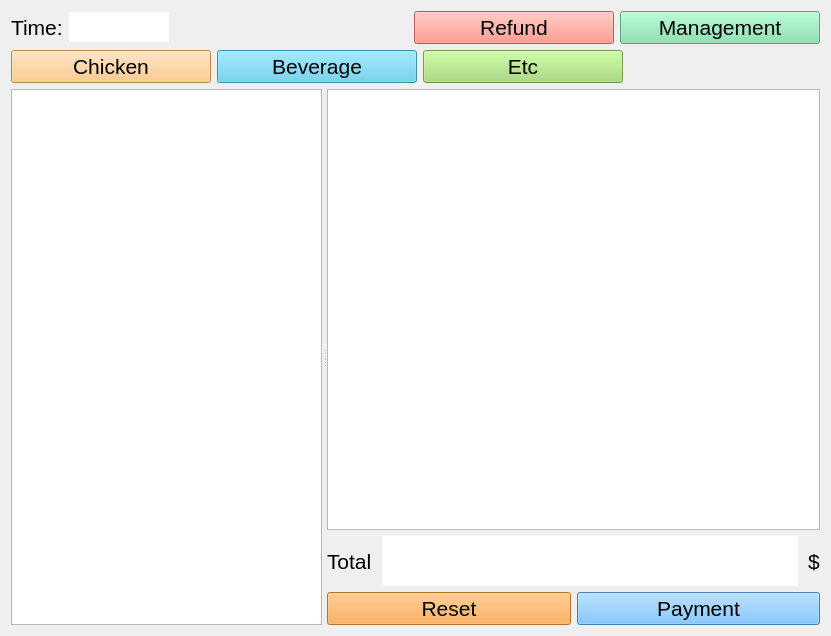
<?xml version="1.0" encoding="UTF-8"?>
<ui version="4.0">
 <class>Form</class>
 <widget class="QWidget" name="Form">
  <property name="geometry">
   <rect>
    <x>0</x>
    <y>0</y>
    <width>831</width>
    <height>636</height>
   </rect>
  </property>
  <property name="font">
   <font>
    <pointsize>10</pointsize>
   </font>
  </property>
  <property name="windowTitle">
   <string>Form</string>
  </property>
  <layout class="QVBoxLayout" name="verticalLayout_2" stretch="0,0,1">
   <item>
    <layout class="QHBoxLayout" name="horizontalLayout">
     <item>
      <widget class="QLabel" name="lblTime">
       <property name="font">
        <font>
         <pointsize>16</pointsize>
        </font>
       </property>
       <property name="text">
        <string>Time:</string>
       </property>
      </widget>
     </item>
     <item>
      <widget class="QTextEdit" name="timeBox">
       <property name="sizePolicy">
        <sizepolicy hsizetype="Fixed" vsizetype="Fixed">
         <horstretch>0</horstretch>
         <verstretch>0</verstretch>
        </sizepolicy>
       </property>
       <property name="maximumSize">
        <size>
         <width>100</width>
         <height>30</height>
        </size>
       </property>
       <property name="font">
        <font>
         <pointsize>16</pointsize>
        </font>
       </property>
       <property name="focusPolicy">
        <enum>Qt::NoFocus</enum>
       </property>
       <property name="frameShape">
        <enum>QFrame::NoFrame</enum>
       </property>
       <property name="verticalScrollBarPolicy">
        <enum>Qt::ScrollBarAlwaysOff</enum>
       </property>
       <property name="horizontalScrollBarPolicy">
        <enum>Qt::ScrollBarAlwaysOff</enum>
       </property>
       <property name="readOnly">
        <bool>true</bool>
       </property>
      </widget>
     </item>
     <item>
      <spacer name="horizontalSpacer">
       <property name="orientation">
        <enum>Qt::Horizontal</enum>
       </property>
       <property name="sizeHint" stdset="0">
        <size>
         <width>40</width>
         <height>20</height>
        </size>
       </property>
      </spacer>
     </item>
     <item>
      <widget class="QPushButton" name="refundBtn">
       <property name="minimumSize">
        <size>
         <width>200</width>
         <height>0</height>
        </size>
       </property>
       <property name="font">
        <font>
         <pointsize>16</pointsize>
        </font>
       </property>
       <property name="styleSheet">
        <string notr="true">background-color: rgb(255, 129, 112);</string>
       </property>
       <property name="text">
        <string>Refund</string>
       </property>
      </widget>
     </item>
     <item>
      <widget class="QPushButton" name="admBtn">
       <property name="minimumSize">
        <size>
         <width>200</width>
         <height>0</height>
        </size>
       </property>
       <property name="maximumSize">
        <size>
         <width>16777215</width>
         <height>16777215</height>
        </size>
       </property>
       <property name="font">
        <font>
         <pointsize>16</pointsize>
        </font>
       </property>
       <property name="styleSheet">
        <string notr="true">background-color: rgb(126, 224, 170);</string>
       </property>
       <property name="text">
        <string>Management</string>
       </property>
      </widget>
     </item>
    </layout>
   </item>
   <item>
    <layout class="QHBoxLayout" name="horizontalLayout_2">
     <item>
      <widget class="QPushButton" name="sortByChickenBtn">
       <property name="minimumSize">
        <size>
         <width>200</width>
         <height>0</height>
        </size>
       </property>
       <property name="font">
        <font>
         <pointsize>16</pointsize>
        </font>
       </property>
       <property name="styleSheet">
        <string notr="true">background-color: rgb(252, 190, 113);</string>
       </property>
       <property name="text">
        <string>Chicken</string>
       </property>
      </widget>
     </item>
     <item>
      <widget class="QPushButton" name="sortByDrinkBtn">
       <property name="minimumSize">
        <size>
         <width>200</width>
         <height>0</height>
        </size>
       </property>
       <property name="font">
        <font>
         <pointsize>16</pointsize>
        </font>
       </property>
       <property name="styleSheet">
        <string notr="true">background-color: rgb(85, 201, 234);</string>
       </property>
       <property name="text">
        <string>Beverage</string>
       </property>
      </widget>
     </item>
     <item>
      <widget class="QPushButton" name="sortByOtherBtn">
       <property name="minimumSize">
        <size>
         <width>200</width>
         <height>0</height>
        </size>
       </property>
       <property name="font">
        <font>
         <pointsize>16</pointsize>
        </font>
       </property>
       <property name="styleSheet">
        <string notr="true">background-color: rgb(159, 217, 111);</string>
       </property>
       <property name="text">
        <string>Etc</string>
       </property>
      </widget>
     </item>
     <item>
      <spacer name="horizontalSpacer_2">
       <property name="orientation">
        <enum>Qt::Horizontal</enum>
       </property>
       <property name="sizeHint" stdset="0">
        <size>
         <width>40</width>
         <height>20</height>
        </size>
       </property>
      </spacer>
     </item>
    </layout>
   </item>
   <item>
    <widget class="QSplitter" name="splitter">
     <property name="orientation">
      <enum>Qt::Horizontal</enum>
     </property>
     <property name="handleWidth">
      <number>5</number>
     </property>
     <widget class="QListView" name="productList">
      <property name="editTriggers">
       <set>QAbstractItemView::NoEditTriggers</set>
      </property>
     </widget>
     <widget class="QWidget" name="verticalLayoutWidget">
      <layout class="QVBoxLayout" name="verticalLayout" stretch="1,0,0">
       <item>
        <widget class="QTableView" name="orderList">
         <property name="minimumSize">
          <size>
           <width>0</width>
           <height>350</height>
          </size>
         </property>
         <property name="editTriggers">
          <set>QAbstractItemView::NoEditTriggers</set>
         </property>
         <attribute name="verticalHeaderVisible">
          <bool>false</bool>
         </attribute>
        </widget>
       </item>
       <item>
        <layout class="QHBoxLayout" name="horizontalLayout_4">
         <property name="spacing">
          <number>10</number>
         </property>
         <property name="sizeConstraint">
          <enum>QLayout::SetDefaultConstraint</enum>
         </property>
         <property name="topMargin">
          <number>0</number>
         </property>
         <item>
          <widget class="QLabel" name="lblTotal">
           <property name="font">
            <font>
             <pointsize>16</pointsize>
            </font>
           </property>
           <property name="text">
            <string>Total</string>
           </property>
          </widget>
         </item>
         <item>
          <widget class="QTextEdit" name="totalPriceBox">
           <property name="minimumSize">
            <size>
             <width>0</width>
             <height>0</height>
            </size>
           </property>
           <property name="maximumSize">
            <size>
             <width>16777215</width>
             <height>50</height>
            </size>
           </property>
           <property name="font">
            <font>
             <pointsize>24</pointsize>
            </font>
           </property>
           <property name="inputMethodHints">
            <set>Qt::ImhNone</set>
           </property>
           <property name="frameShape">
            <enum>QFrame::NoFrame</enum>
           </property>
           <property name="verticalScrollBarPolicy">
            <enum>Qt::ScrollBarAlwaysOff</enum>
           </property>
           <property name="horizontalScrollBarPolicy">
            <enum>Qt::ScrollBarAlwaysOff</enum>
           </property>
           <property name="readOnly">
            <bool>true</bool>
           </property>
          </widget>
         </item>
         <item>
          <widget class="QLabel" name="label_2">
           <property name="font">
            <font>
             <pointsize>16</pointsize>
            </font>
           </property>
           <property name="text">
            <string>$</string>
           </property>
          </widget>
         </item>
        </layout>
       </item>
       <item>
        <layout class="QHBoxLayout" name="horizontalLayout_3">
         <property name="topMargin">
          <number>0</number>
         </property>
         <item>
          <widget class="QPushButton" name="resetBtn">
           <property name="minimumSize">
            <size>
             <width>200</width>
             <height>0</height>
            </size>
           </property>
           <property name="font">
            <font>
             <pointsize>16</pointsize>
            </font>
           </property>
           <property name="styleSheet">
            <string notr="true">background-color: rgb(255, 160, 52);</string>
           </property>
           <property name="text">
            <string>Reset</string>
           </property>
          </widget>
         </item>
         <item>
          <widget class="QPushButton" name="payBtn">
           <property name="minimumSize">
            <size>
             <width>200</width>
             <height>0</height>
            </size>
           </property>
           <property name="font">
            <font>
             <pointsize>16</pointsize>
            </font>
           </property>
           <property name="styleSheet">
            <string notr="true">background-color: rgb(94, 180, 255);</string>
           </property>
           <property name="text">
            <string>Payment</string>
           </property>
          </widget>
         </item>
        </layout>
       </item>
      </layout>
     </widget>
    </widget>
   </item>
  </layout>
 </widget>
 <resources/>
 <connections/>
</ui>
